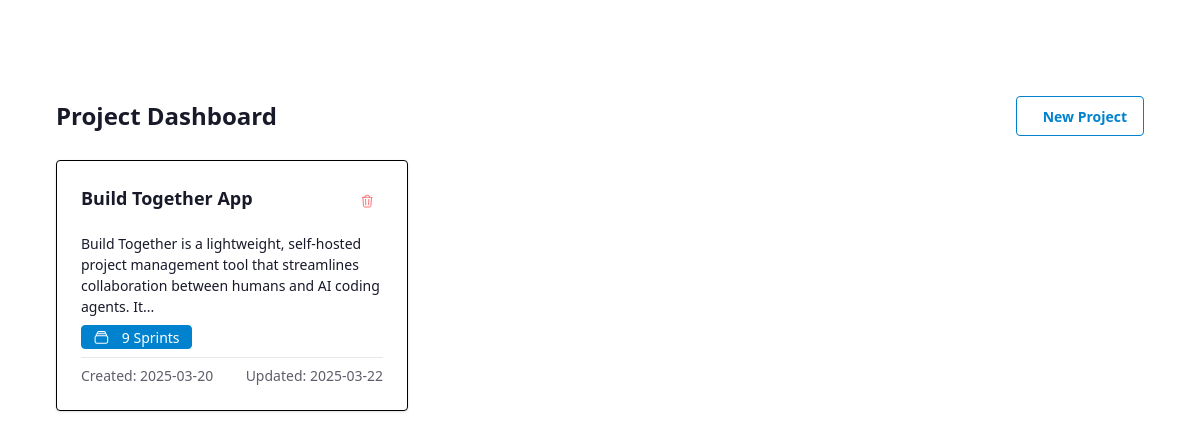
Before: / with the older database file.
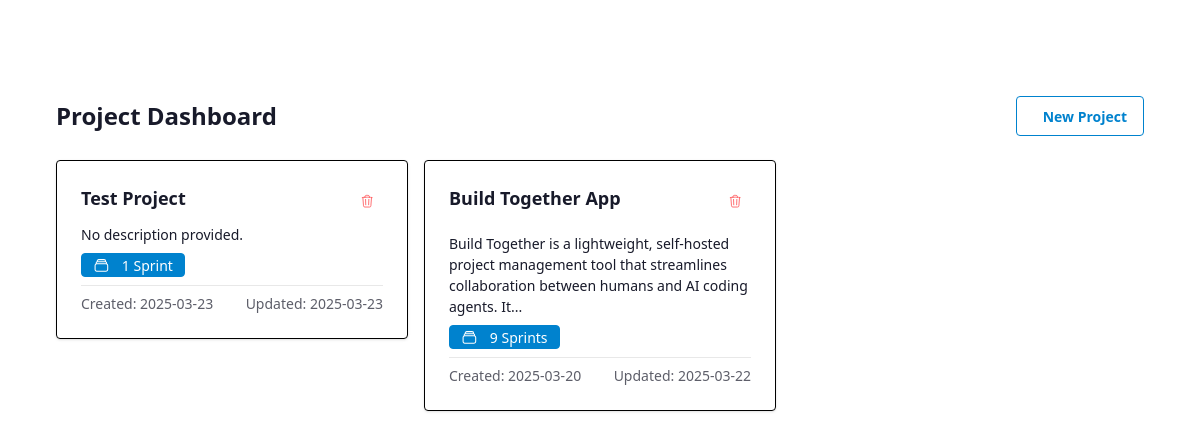
After: the same page with the newer database file.
### app/models/project.py (models this page shows, shortened)
class Project(db.Model):
    __tablename__ = 'projects'
    id = db.Column(db.Integer, primary_key=True)
    name = db.Column(db.String(100), nullable=False)
    description = db.Column(db.Text, nullable=True)
    requirements = db.Column(db.Text, nullable=True)
    implementation_details = db.Column(db.Text, nullable=True)
    created_at = db.Column(db.DateTime, default=datetime.utcnow)
    updated_at = db.Column(db.DateTime, default=datetime.utcnow, onupdate=datetime.utcnow)
    sprints = db.relationship('Sprint', backref='project', lazy='dynamic', cascade='all, delete-orphan')
    def get_sprint_count(self):
        return self.sprints.count()

### app/routes/main_routes.py (the view)
@main_bp.route('/')
def index():
    projects = Project.query.order_by(Project.created_at.desc()).all()
    return render_template('dashboard.html', projects=projects)

### app.py (called while the page is built)
@app.context_processor
def inject_now():
    return {'now': datetime.utcnow()}

### app/utils/markdown_parser.py (called while the page is built)
def convert_markdown_to_html(text):
    if not text:
        return Markup("")
    html = markdown.markdown(
        text,
        extensions=[
            'markdown.extensions.fenced_code',
            'markdown.extensions.tables',
            'markdown.extensions.nl2br',
            'markdown.extensions.sane_lists'
        ]
    )
    clean_html = bleach.clean(
        html,
        tags=ALLOWED_TAGS,
        attributes=ALLOWED_ATTRIBUTES,
        strip=True
    )
    return Markup(clean_html)

### app/templates/dashboard.html (shortened to what this page needs)
{% extends "base.html" %}
{% block content %}
<div class="container-fluid px-4 py-4">
    <div class="flex justify-between items-center mb-6">
        <h2 class="text-2xl font-bold">Project Dashboard</h2>
        <button id="newProjectBtn" class="btn btn-outline btn-primary"
               hx-get="/htmx/projects/form"
               hx-target="#project-form-container"
               hx-swap="innerHTML"
               hx-preserve="true">
            New Project
        </button>
    </div>
    <div id="projectsContainer">
        <div class="grid grid-cols-1 md:grid-cols-2 lg:grid-cols-3 gap-4" id="projectsGrid">
            {% if projects %}
                {% for project in projects %}
                    <div>
                        {% include 'partials/project_card.html' %}
                    </div>
                {% endfor %}
            {% endif %}
        </div>
    </div>
</div>
{% endblock %}

### app/templates/base.html (shortened to what this page needs)
<!DOCTYPE html>
<html lang="en" x-data="{ darkMode: localStorage.getItem('darkMode') === 'true' }" :data-theme="darkMode ? 'btg-dark' : 'btg-light'">
<head>
    <link rel="stylesheet" href="{{ url_for('static', filename='css/tailwind.css') }}">
</head>
<body class="min-h-screen text-base-content"
      x-init="
        if (!localStorage.getItem('darkMode')) {
            darkMode = window.matchMedia('(prefers-color-scheme: dark)').matches;
            localStorage.setItem('darkMode', darkMode);
        }
        $watch('darkMode', value => localStorage.setItem('darkMode', value))
        // Initialize UI Alpine Store
        document.addEventListener('alpine:init', () => {
          Alpine.store('ui', {
            openSprint(id) {
              // Find the sprint container
              setTimeout(() => {
                const sprintEl = document.getElementById(`sprint-${id}`);
                if (sprintEl) {
                  // Set the Alpine x-data property directly using evaluate
                  Alpine.evaluate(sprintEl, () => {
                    this.sprintOpen = true;
                  });
                  // Fallback method - directly modify the x-data object
                  try {
                    const alpineComponent = Alpine.$data(sprintEl);
                    if (alpineComponent) {
                      alpineComponent.sprintOpen = true;
                    }
                  } catch (e) {
                    console.log('Alpine component not found with $data, trying alternative method');
                  }
                  // Visual indicator that we found the element
                  sprintEl.classList.add('highlight-sprint');
                  setTimeout(() => {
                    sprintEl.classList.remove('highlight-sprint');
                  }, 1000);
                } else {
                  console.log(`Sprint element #sprint-${id} not found`);
                }
              }, 200); // Small delay to ensure fragment navigation completes first
            }
          });
        });
      ">
    <div class="drawer lg:drawer-open">
      <div class="drawer-content flex flex-col min-h-screen">
        <div class="text-primary-content">
          <div class="navbar bg-base-100 px-4">
            <div class="flex-1 flex items-center">
              <a href="{{ url_for('main.index') }}" class="flex items-center gap-2">
                  <span class="text-xl">Build Together</span>
              </a>
            </div>
          </div>
        </div>
        <main class="mx-auto max-w-6xl px-4 py-4">
            {% block content %}{% endblock %}
        </main>
      </div>
    </div>
</body>
</html>

### app/templates/partials/project_card.html (shortened to what this page needs)
<div class="card shadow-sm mb-4 project-card card-border border-neutral">
    <div class="card-body">
        <div class="flex justify-between items-start">
            <h3 class="card-title">
                <a href="{{ url_for('main.project_detail', project_id=project.id) }}" class="hover:underline">
                    {{ project.name }}
                </a>
            </h3>
            <button class="btn btn-ghost btn-sm btn-circle text-error"
                    hx-confirm="Are you sure you want to delete this project? This will also delete all sprints, tasks, and issues associated with this project."
                    hx-delete="/htmx/projects/{{ project.id }}/delete"
                    hx-target="body"
                    hx-swap="none">
            </button>
        </div>
        <p class="text-sm">{{ project.description|markdown|truncate(150) or 'No description provided.' }}</p>
        <div class="flex justify-between items-center">
            <span class="badge badge-primary">
                {{ project.get_sprint_count() }} Sprint{{ 's' if project.get_sprint_count() != 1 }}
            </span>
        </div>
        <div class="flex justify-between items-center text-sm text-base-content/70 pt-2 border-t border-base-200">
            <div>
                Created: {{ project.created_at.strftime('%Y-%m-%d') }}
            </div>
            <div>
                Updated: {{ project.updated_at.strftime('%Y-%m-%d') }}
            </div>
        </div>
    </div>
</div>

Changed rows visible on the page:
added Project: name "Test Project", description "No description provided.", get_sprint_count "1", created_at "2025-03-23", updated_at "2025-03-23"
